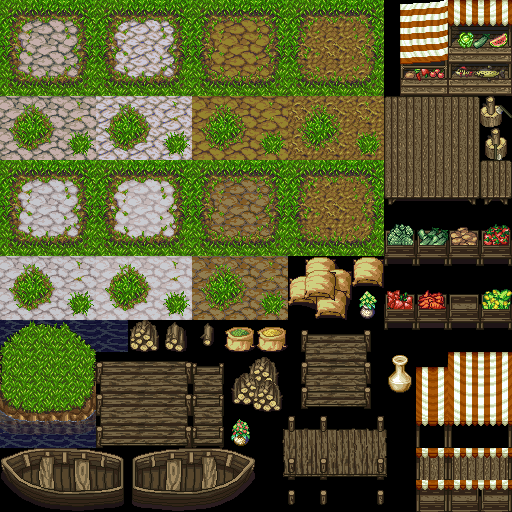

A 2D game scene composited from a Tiled map and its tileset images. What follows is a short description and the map's XML, with every tile layer's data as written:
An orthogonal 16x16 tile map with 32x32 px tiles, 1 tile layer (Tile Layer 1).

<map version="1.2" tiledversion="1.3.1" orientation="orthogonal" renderorder="right-down" compressionlevel="0" width="16" height="16" tilewidth="32" tileheight="32" infinite="0" nextlayerid="2" nextobjectid="1">
 <tileset firstgid="1" name="PathAndObjects" tilewidth="32" tileheight="32" tilecount="256" columns="16">
  <image source="../Titlesets/PathAndObjects.png" width="512" height="512" />
 </tileset>
 <layer id="1" name="Tile Layer 1" width="16" height="16">
  <data encoding="csv">
1,2,3,4,5,6,7,8,9,10,11,12,13,14,15,16,
17,18,19,20,21,22,23,24,25,26,27,28,29,30,31,32,
33,34,35,36,37,38,39,40,41,42,43,44,45,46,47,48,
49,50,51,52,53,54,55,56,57,58,59,60,61,62,63,64,
65,66,67,68,69,70,71,72,73,74,75,76,77,78,79,80,
81,82,83,84,85,86,87,88,89,90,91,92,93,94,95,96,
97,98,99,100,101,102,103,104,105,106,107,108,109,110,111,112,
113,114,115,116,117,118,119,120,121,122,123,124,125,126,127,128,
129,130,131,132,133,134,135,136,137,138,139,140,141,142,143,144,
145,146,147,148,149,150,151,152,153,154,155,156,157,158,159,160,
161,162,163,164,165,166,167,168,169,170,171,172,173,174,175,176,
177,178,179,180,181,182,183,184,185,186,187,188,189,190,191,192,
193,194,195,196,197,198,199,200,201,202,203,204,205,206,207,208,
209,210,211,212,213,214,215,216,217,218,219,220,221,222,223,224,
225,226,227,228,229,230,231,232,233,234,235,236,237,238,239,240,
241,242,243,244,245,246,247,248,249,250,251,252,253,254,255,256
</data>
 </layer>
</map>
